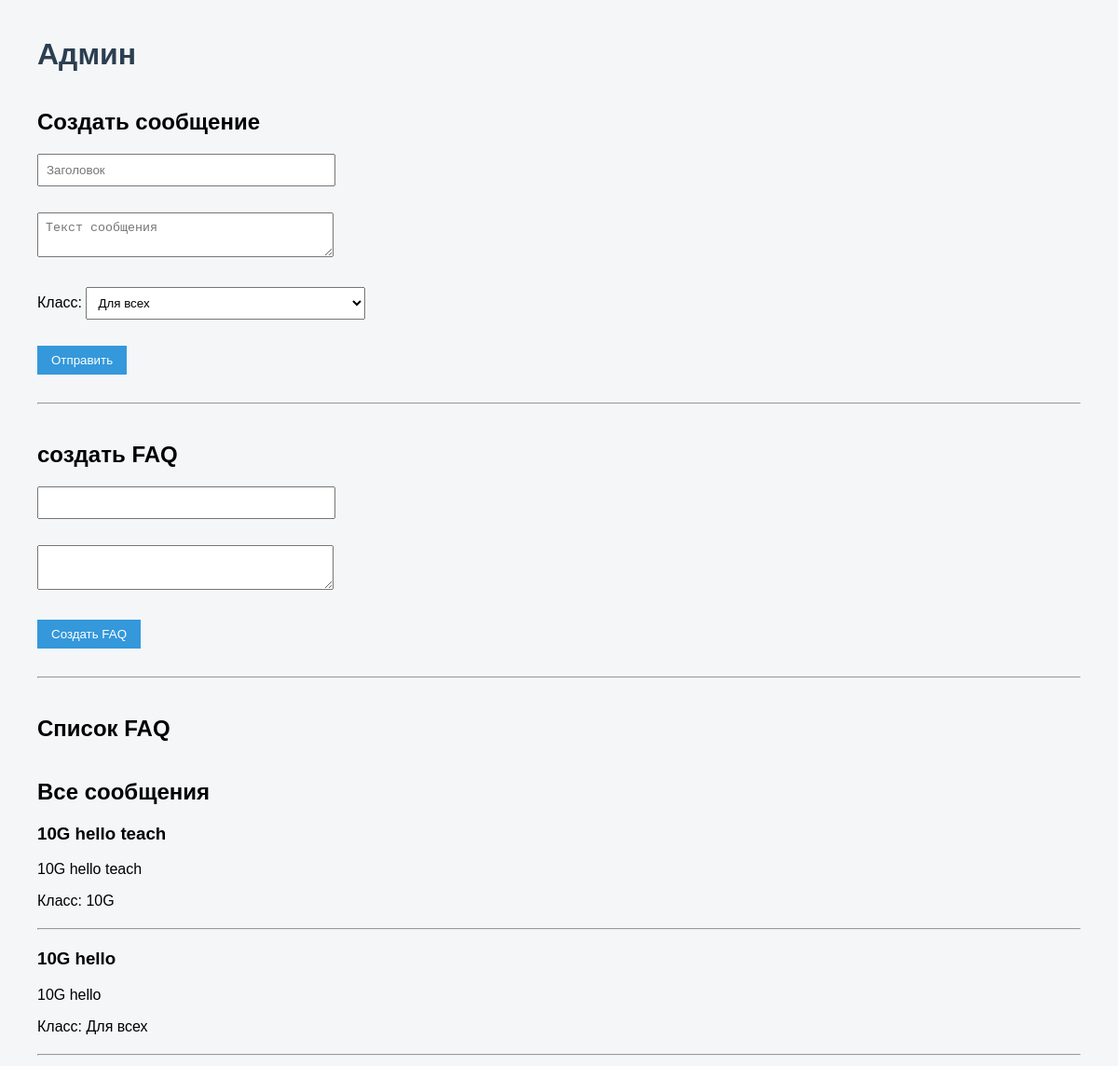
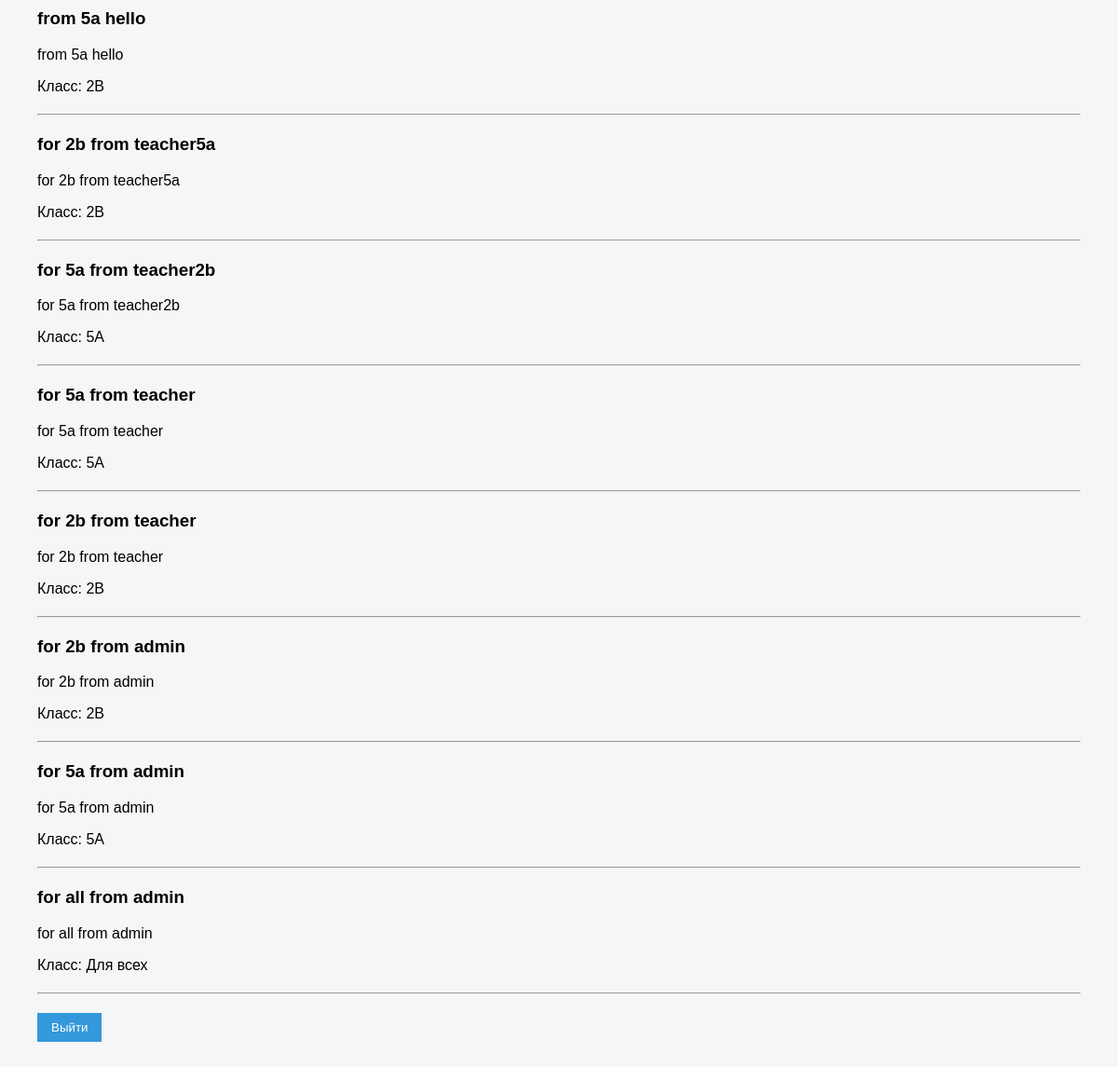
/ (signed in), run on an earlier commit of the app's database (2 pictures, top to bottom).
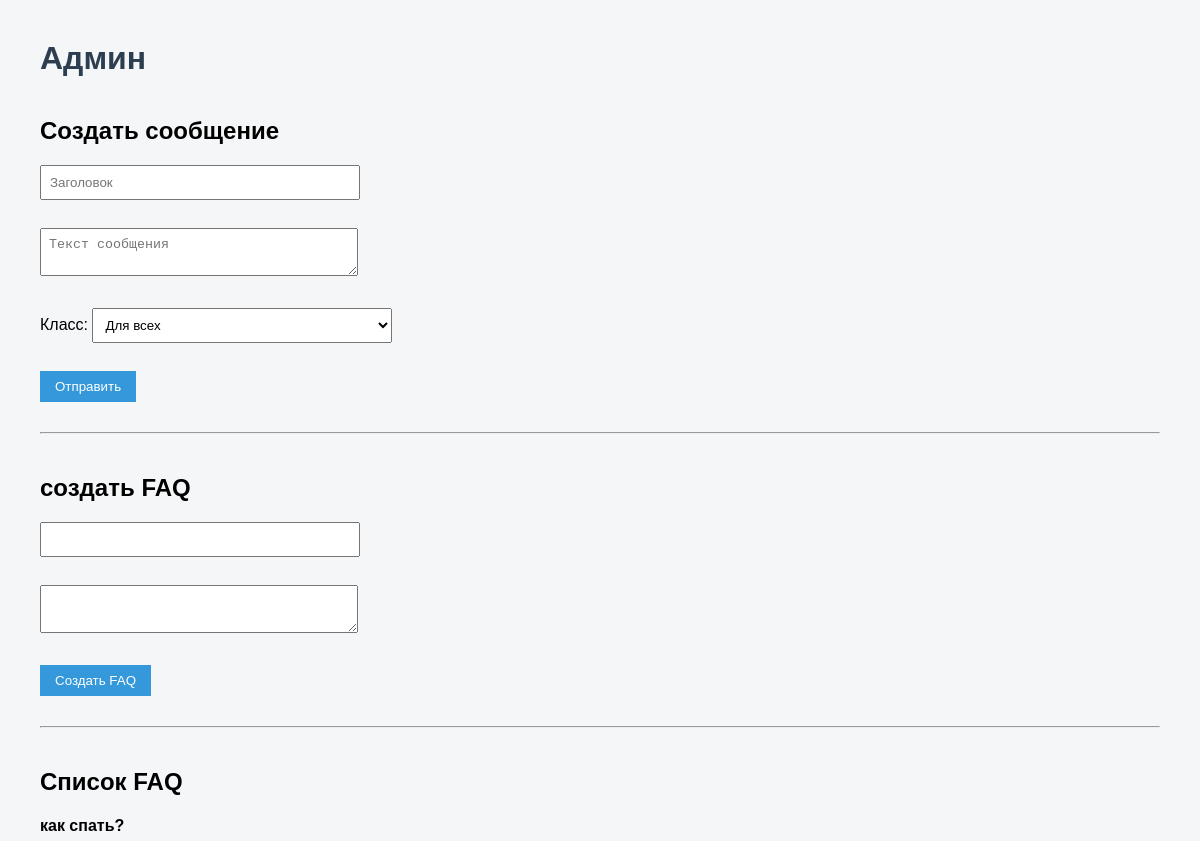
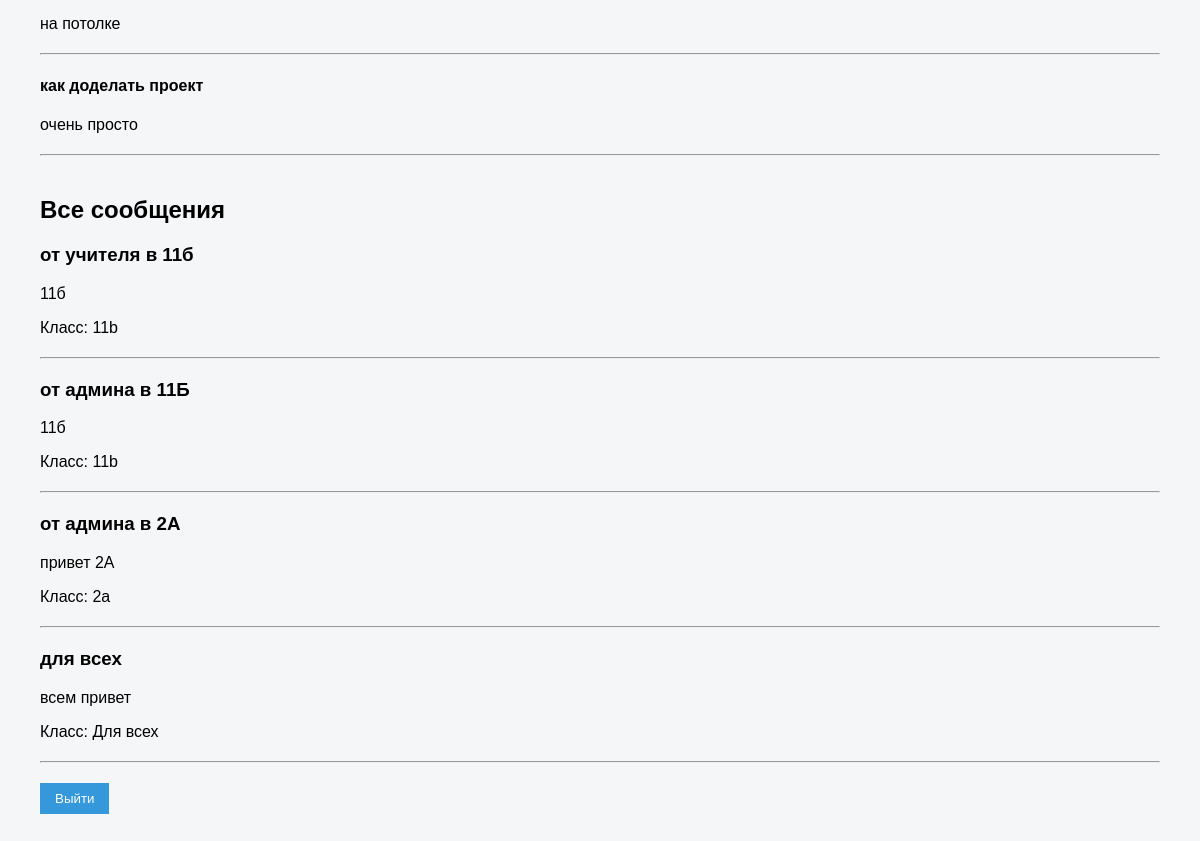
And on a later commit of the database (2 pictures, top to bottom).
### core/models.py (models this page shows, shortened)
class Message(models.Model):
    author = models.ForeignKey('User', on_delete=models.CASCADE)
    title = models.CharField(max_length=100)
    text = models.TextField()
    created_at = models.DateTimeField(auto_now_add=True)
    school_class = models.ForeignKey(SchoolClass, blank=True, null=True, on_delete=models.CASCADE, verbose_name="Выберите класс (Если оставить пустым, сообщение будет для всех)")

class SchoolClass(models.Model):
    name = models.CharField(max_length=50)

class FAQ(models.Model):
    question = models.CharField(max_length=200)
    answer = models.TextField()

### core/views.py (the view, shortened to what this page needs)
# urls.py: path('', views.dashboard, name='dashboard'),
@login_required
def dashboard(request):
    user = request.user
    faqs = FAQ.objects.all()
    if user.role == 'admin':
        messages = Message.objects.all().order_by('-created_at')
        classes = SchoolClass.objects.all()
        faqs = FAQ.objects.all()
        return render(request, 'core/dashboard-admin.html', {
            'messages': messages,
            'classes': classes,
            'faqs': faqs
        })
    return redirect('/')

### core/templates/core/dashboard-admin.html (shortened to what this page needs)
<!DOCTYPE html>
<html>
<head>
    {% load static %}
    <link rel="stylesheet" href="{% static 'css/style.css' %}">
</head>
<body>
<h1>Админ</h1>
<h2>Создать сообщение</h2>
<form method="post">
    <input type="text" name="title" placeholder="Заголовок" required>
    <br><br>
    <textarea name="text" placeholder="Текст сообщения" required></textarea>
    <br><br>
    <label>Класс:</label>
    <select name="school_class">
        <option value="">Для всех</option>
    </select>
    <br><br>
    <button type="submit" name="create_message">Отправить</button>
</form>
<hr>
<h2>создать FAQ</h2>
<form method="post">
    <input type="text" name="question">
    <br><br>
    <textarea name="answer"></textarea>
    <br><br>
    <button type="submit" name="create_faq">Создать FAQ</button>
</form>
<hr>
<h2>Список FAQ</h2>
{% for faq in faqs %}
<h4>{{ faq.question }}</h4>
<p>{{ faq.answer }}</p>
<hr>
{% endfor %}
<h2>Все сообщения</h2>
{% for message in messages %}
    <h3>{{ message.title }}</h3>
    <p>{{ message.text }}</p>
    <p>
        Класс:
        {% if message.school_class %}
            {{ message.school_class.name }}
        {% else %}
            Для всех
        {% endif %}
    </p>
    <hr>
{% endfor %}
<form method="post" action="{% url 'logout' %}">
    <button type="submit">Выйти</button>
</form>
</body>
</html>

### core/static/css/style.css (style rules this page uses)
body { font-family: Arial, sans-serif; margin: 40px; background: #f4f6f8; }
h1 { color: #2c3e50; }
h2 { margin-top: 40px; }
form { margin-bottom: 30px; }
input, textarea, select { padding: 8px; width: 300px; margin-bottom: 10px; }
button { padding: 8px 15px; background: #3498db; color: white; border: none; cursor: pointer; }
hr { margin: 20px 0; }

What changed in the data, as far as the page shows it:
removed Message: title "10G hello teach", text "10G hello teach", school_class.name "10G"
removed Message: title "10G hello", text "10G hello", shows "Для всех"
removed Message: title "from 5a hello", text "from 5a hello", school_class.name "2B"
removed Message: title "for 2b from teacher5a", text "for 2b from teacher5a", school_class.name "2B"
removed Message: title "for 5a from teacher2b", text "for 5a from teacher2b", school_class.name "5A"
removed Message: title "for 5a from teacher", text "for 5a from teacher", school_class.name "5A"
removed Message: title "for 2b from teacher", text "for 2b from teacher", school_class.name "2B"
removed Message: title "for 2b from admin", text "for 2b from admin", school_class.name "2B"
removed Message: title "for 5a from admin", text "for 5a from admin", school_class.name "5A"
removed Message: title "for all from admin", text "for all from admin", shows "Для всех"
added FAQ: question "как спать?", answer "на потолке"
added FAQ: question "как доделать проект", answer "очень просто"
added Message: title "от учителя в 11б", text "11б", school_class.name "11b"
added Message: title "от админа в 11Б", text "11б", school_class.name "11b"
added Message: title "от админа в 2А", text "привет 2А", school_class.name "2a"
added Message: title "для всех", text "всем привет", shows "Для всех"
